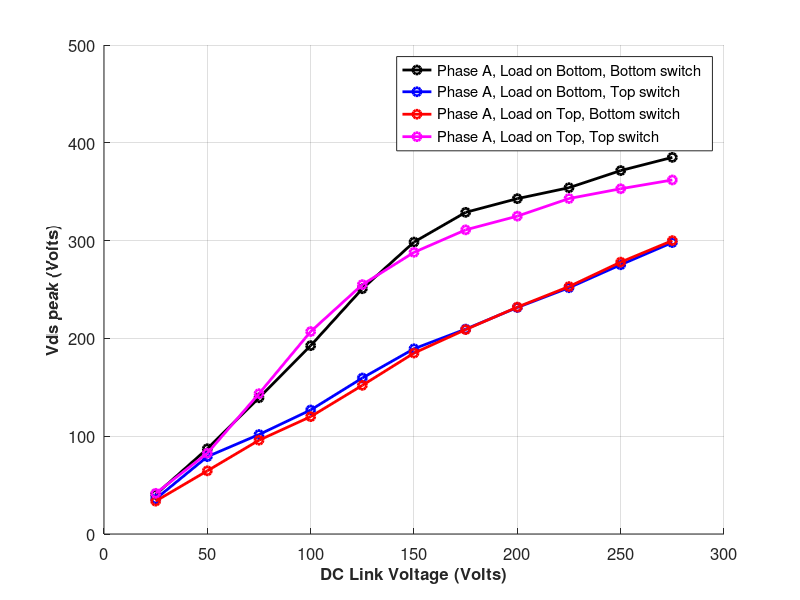
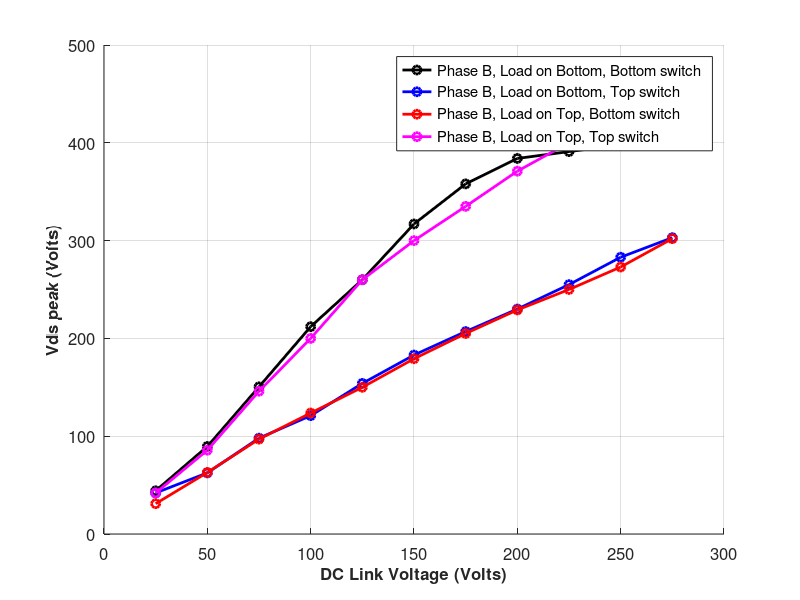
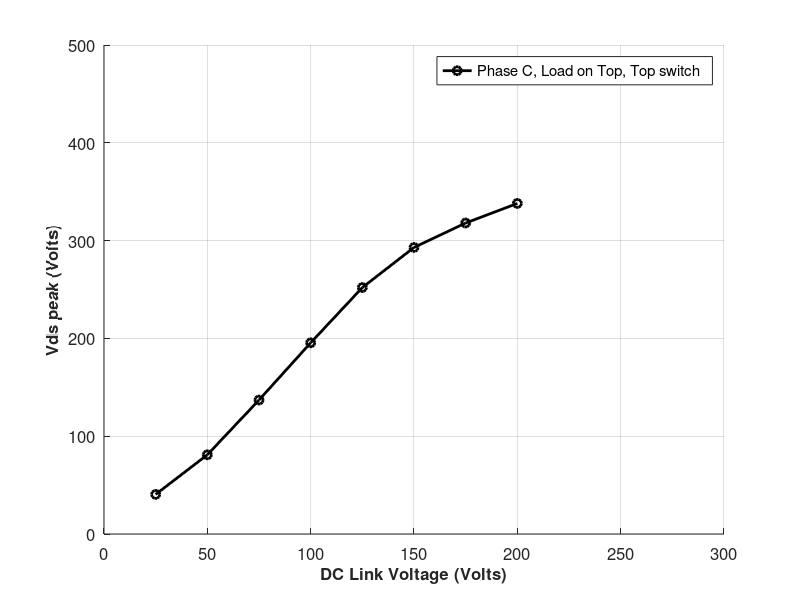
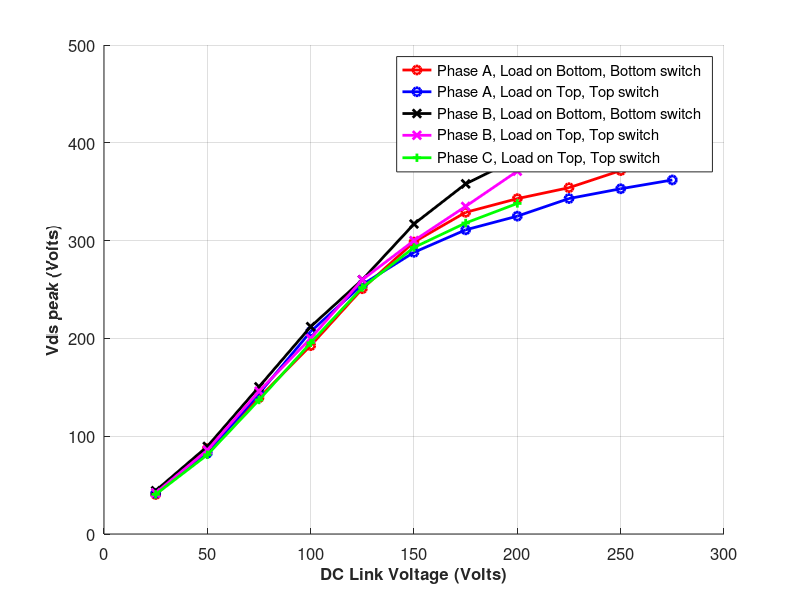

Reproduce these figures in MATLAB, in order.
%% Numerical data

Vdc = 25:25:275;

%% Phase A

phA_loadB_bot = [
40.4
87.2
139.3
192.6
250.8
298.5
328.9
342.9
354.1
371.6
385.1 ];

phA_loadB_top = [
35.82
79.1
101.7
126.8
159.5
189.4
209.5
231.6
251.8
275.3
298 ];

phA_loadT_bot = [
33.6
64.6
95.9
120
152
185
209
232
253
278
300 ];

phA_loadT_top = [
41.6
82.6
143.5
207
255
288
311
325
343
353
362 ];


figure;
hold all;
plot(Vdc,phA_loadB_bot,'ko-','Linewidth',2);
plot(Vdc,phA_loadB_top,'bo-','Linewidth',2);
plot(Vdc,phA_loadT_bot,'ro-','Linewidth',2);
plot(Vdc,phA_loadT_top,'mo-','Linewidth',2);
grid on;
set(gca,'FontSize',12);
xlabel('DC Link Voltage (Volts)','FontSize',12,'FontWeight','Bold')
ylabel('Vds peak (Volts)','FontSize',12,'FontWeight','Bold')
xlim([0 300]);
ylim([0 500]);
legend('Phase A, Load on Bottom, Bottom switch',...
    'Phase A, Load on Bottom, Top switch',...
    'Phase A, Load on Top, Bottom switch',...
    'Phase A, Load on Top, Top switch');

%% Phase B

phB_loadB_bot = [
44.20
89.50
150.50
212.00
260%
317.00
358%
384.00
391.00
398.00
413.00 ];


phB_loadB_top = [
42%
62.50
98%
121.00
154%
183.00
207%
230.00
255%
283.00
303.00 ];


phB_loadT_bot = [
31%
62.90
97%
123.70
150%
179.20
205%
229.10
250%
273.00
302.00 ];


phB_loadT_top = [
42%
85.70
146%
200.00
260%
300.00
335%
371.00
400%
425.00
436.00 ];

figure;
hold all;
plot(Vdc,phB_loadB_bot,'ko-','Linewidth',2);
plot(Vdc,phB_loadB_top,'bo-','Linewidth',2);
plot(Vdc,phB_loadT_bot,'ro-','Linewidth',2);
plot(Vdc,phB_loadT_top,'mo-','Linewidth',2);
grid on;
set(gca,'FontSize',12);
xlabel('DC Link Voltage (Volts)','FontSize',12,'FontWeight','Bold')
ylabel('Vds peak (Volts)','FontSize',12,'FontWeight','Bold')
xlim([0 300]);
ylim([0 500]);
legend('Phase B, Load on Bottom, Bottom switch',...
    'Phase B, Load on Bottom, Top switch',...
    'Phase B, Load on Top, Bottom switch',...
    'Phase B, Load on Top, Top switch');


%% Phase C

Vdc2 = 25:25:200;

phC_loadT_top = [
40.50
81.00
137%
195.50
252%
293.00
318%
338.00 ];

figure;
hold all;
plot(Vdc2,phC_loadT_top,'ko-','Linewidth',2);
grid on;
set(gca,'FontSize',12);
xlabel('DC Link Voltage (Volts)','FontSize',12,'FontWeight','Bold')
ylabel('Vds peak (Volts)','FontSize',12,'FontWeight','Bold')
xlim([0 300]);
ylim([0 500]);
legend('Phase C, Load on Top, Top switch');


%% Altogether

figure;
hold all;
plot(Vdc,phA_loadB_bot,'ro-','Linewidth',2);
plot(Vdc,phA_loadT_top,'bo-','Linewidth',2);
plot(Vdc,phB_loadB_bot,'kx-','Linewidth',2);
plot(Vdc,phB_loadT_top,'mx-','Linewidth',2);
plot(Vdc2,phC_loadT_top,'g+-','Linewidth',2);
grid on;
set(gca,'FontSize',12);
xlabel('DC Link Voltage (Volts)','FontSize',12,'FontWeight','Bold')
ylabel('Vds peak (Volts)','FontSize',12,'FontWeight','Bold')
xlim([0 300]);
ylim([0 500]);
legend('Phase A, Load on Bottom, Bottom switch',...
    'Phase A, Load on Top, Top switch',...
    'Phase B, Load on Bottom, Bottom switch',...
    'Phase B, Load on Top, Top switch',...
    'Phase C, Load on Top, Top switch');



